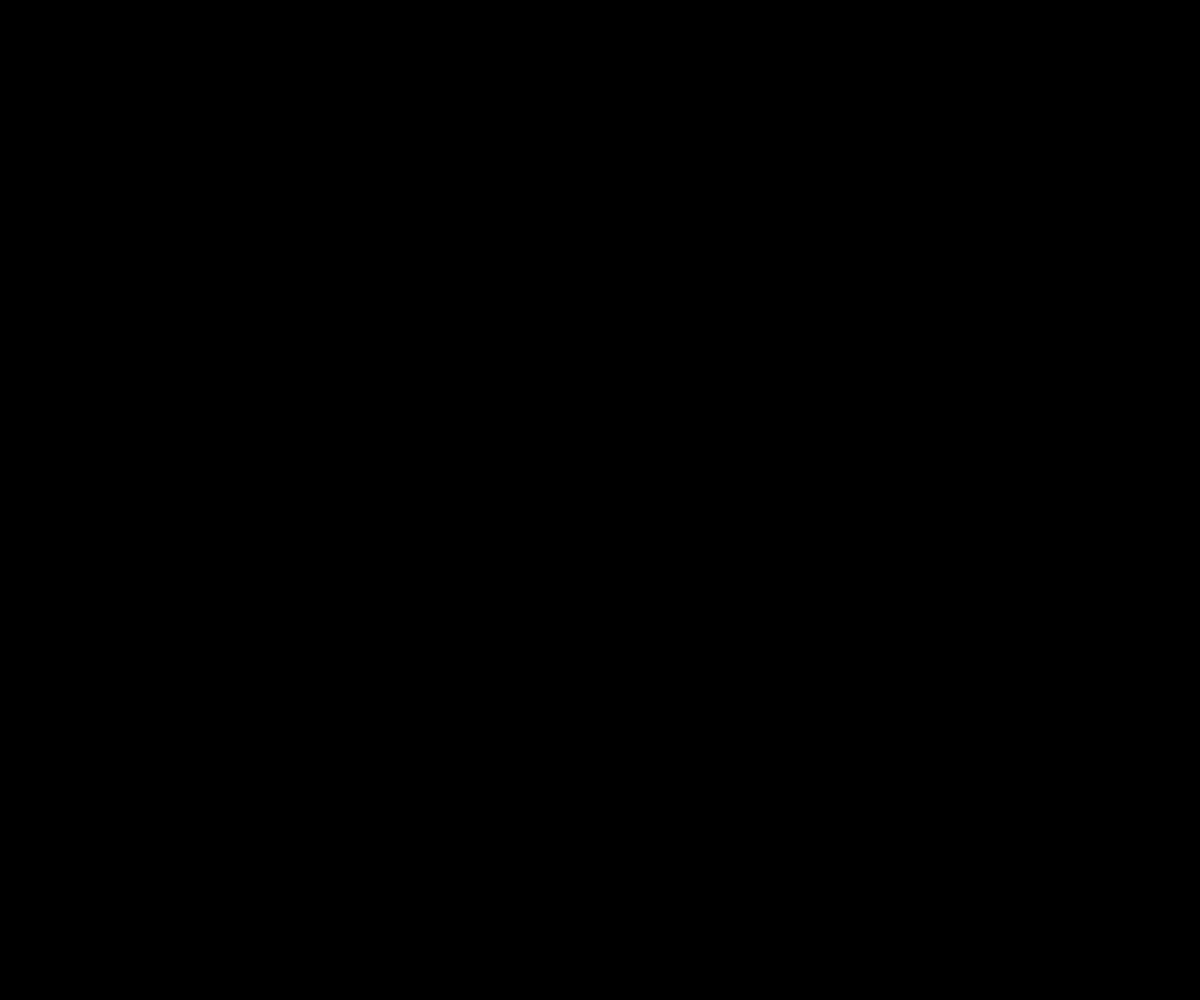
Frame 1 (no input)
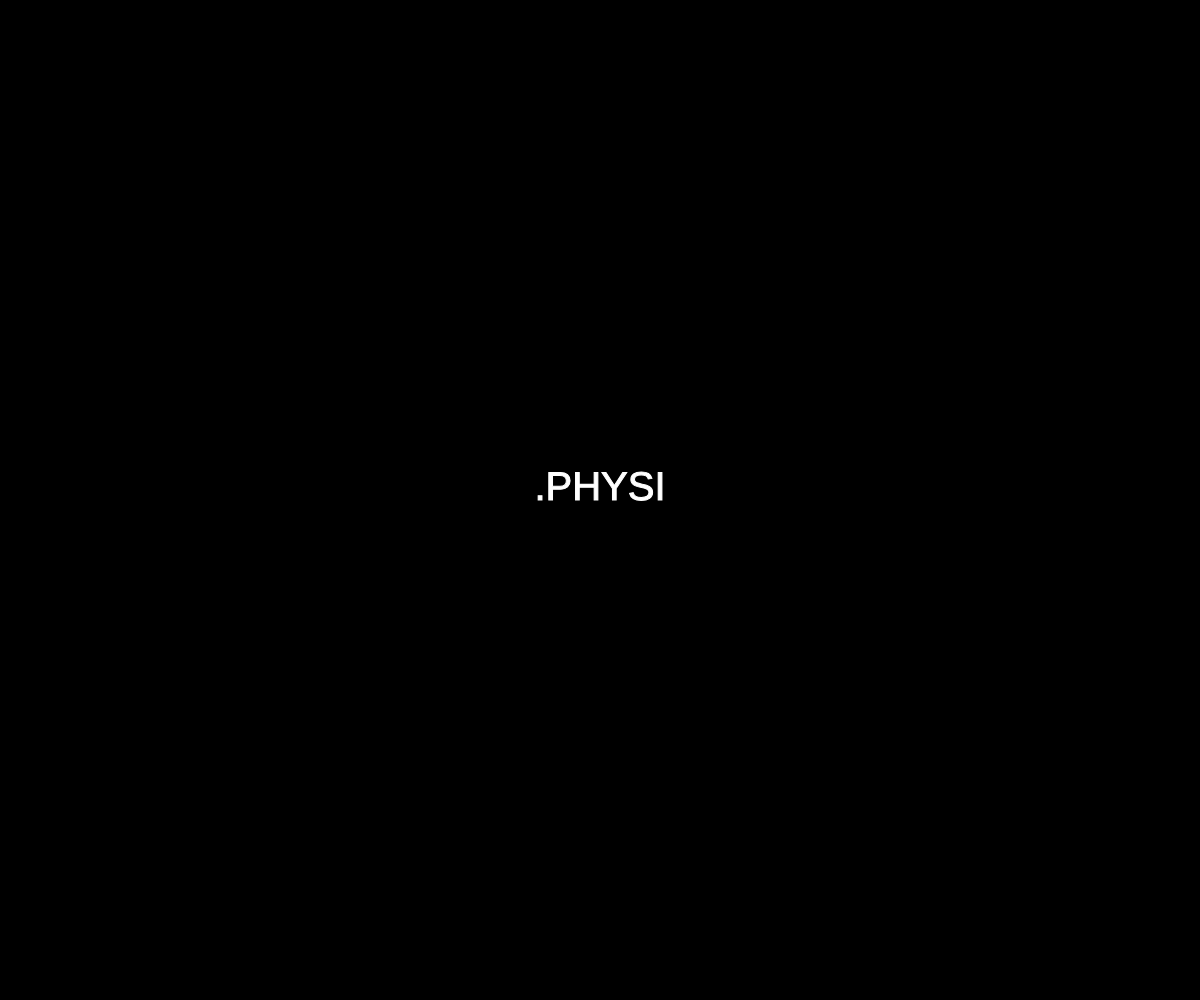
Frame 60 (no input)
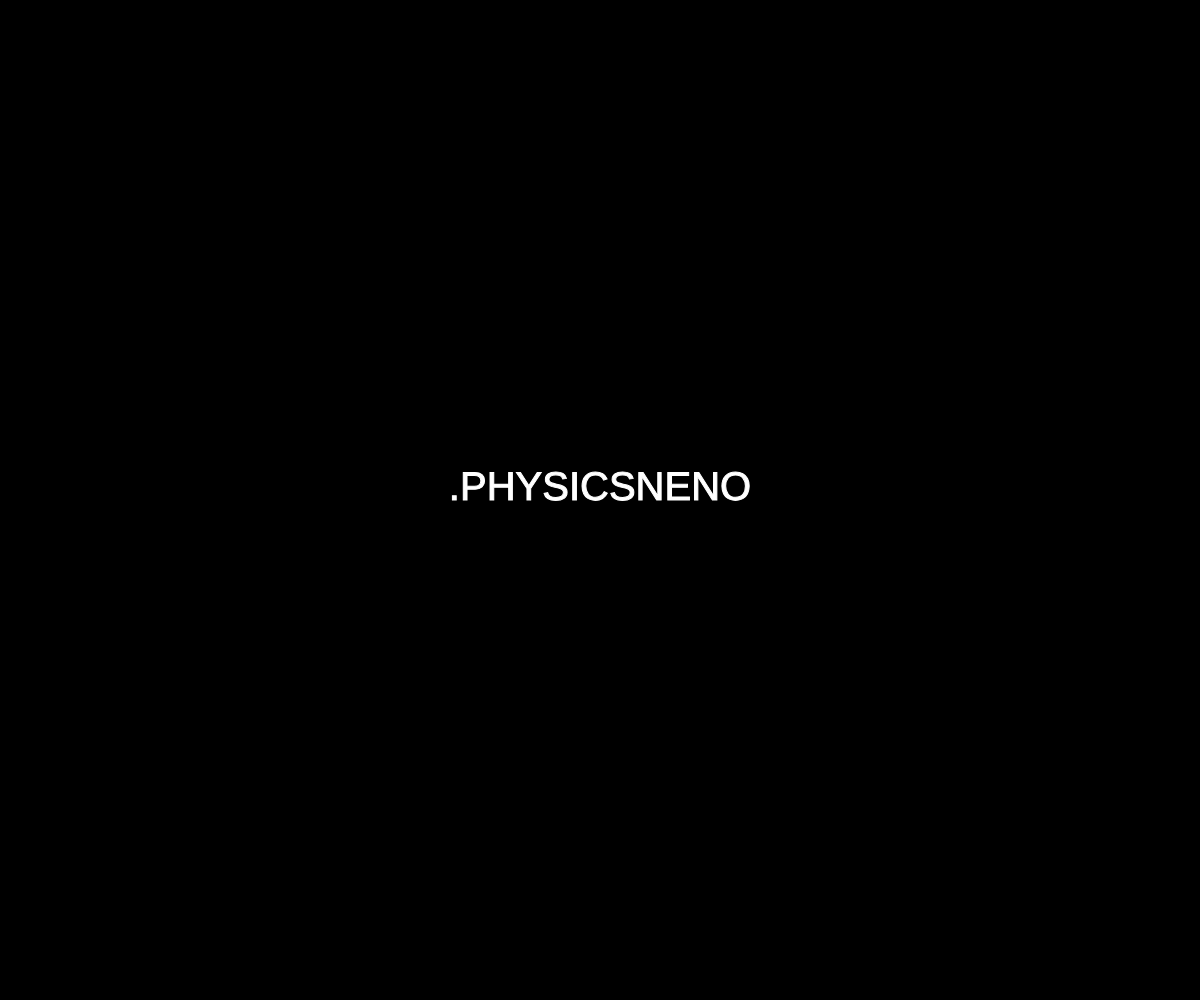
Frame 120 (the mouse pressed at the canvas centre since frame 60)

The p5.js sketch that drew these frames (run headless with seeded random() and noise() and a simulated clock; from frame 60 on, the mouse is pressed at the canvas centre):

// p5.js sketch
// ── sketch.js
const txt = ".\PHYSICS\NENORMALAN LIK";

function setup() {
  createCanvas(innerWidth, innerHeight);
}

let count = 0;
let i = 0;
let display_text = "";

function draw() {
  background(0);
  fill(255);
  stroke(255);
  textAlign(CENTER);
  textSize(40);
  text(display_text, width / 2, height / 2);

  if (count % 10 == 0) {
    if (i < txt.length) {
      display_text += txt[i];
      i++;
    } else {
      i = 0;
      sleep(1000);
      display_text = "";
    }
  }
  count++;
}

function sleep(ms) {
  clearInterval(sleepSetTimeout_ctrl);
  return new Promise(
    (resolve) => (sleepSetTimeout_ctrl = setTimeout(resolve, ms))
  );
}
